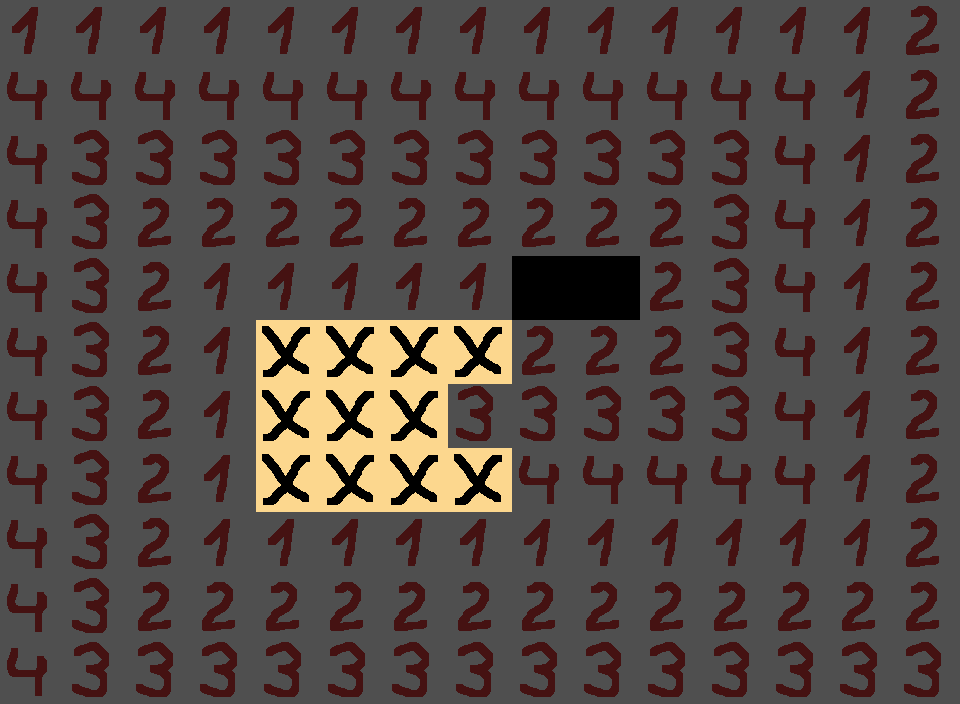

This is a level from a 2D game, rendered from its Tiled map with the project's own tilesets. A one-line summary and the map file follow, with tile-layer data summarised:
An orthogonal 15x11 tile map with 64x64 px tiles, 5 tile layers (Tile Layer 1, Tile Layer 2, Tile Layer 3, Tile Layer 4, ...).

<map version="1.0" orientation="orthogonal" width="15" height="11" tilewidth="64" tileheight="64">
 <tileset firstgid="1" name="tileset" tilewidth="64" tileheight="64">
  <image source="tileset.png" width="512" height="384" />
 </tileset>
 <layer name="Tile Layer 1" width="15" height="11">
  <data>[165 cells, 40 non-empty, 1 distinct tile ids]</data>
 </layer>
 <layer name="Tile Layer 2" width="15" height="11">
  <data>[165 cells, 40 non-empty, 1 distinct tile ids]</data>
 </layer>
 <layer name="Tile Layer 3" width="15" height="11">
  <data>[165 cells, 40 non-empty, 1 distinct tile ids]</data>
 </layer>
 <layer name="Tile Layer 4" width="15" height="11">
  <data>[165 cells, 32 non-empty, 1 distinct tile ids]</data>
 </layer>
 <layer name="goal" width="15" height="11">
  <data>[165 cells, 11 non-empty, 1 distinct tile ids]</data>
 </layer>
</map>